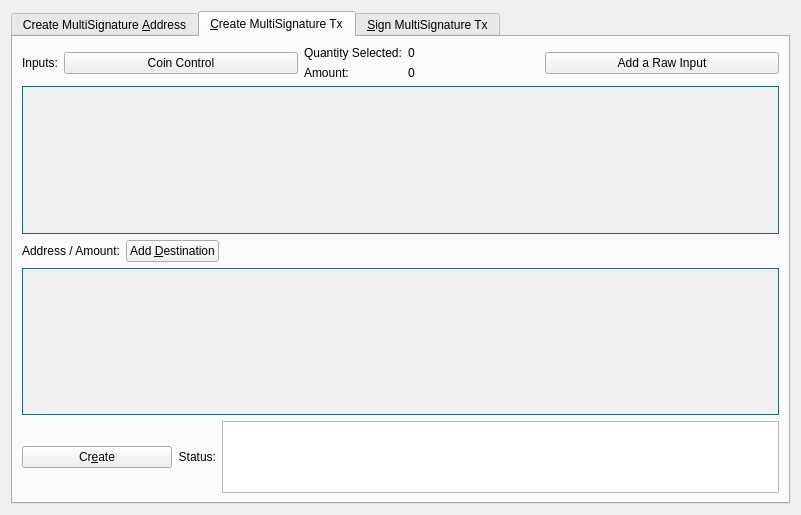
<?xml version="1.0" encoding="UTF-8"?>
<ui version="4.0">
 <class>MultisigDialog</class>
 <widget class="QDialog" name="MultisigDialog">
  <property name="geometry">
   <rect>
    <x>0</x>
    <y>0</y>
    <width>801</width>
    <height>515</height>
   </rect>
  </property>
  <property name="sizePolicy">
   <sizepolicy hsizetype="Fixed" vsizetype="Fixed">
    <horstretch>0</horstretch>
    <verstretch>0</verstretch>
   </sizepolicy>
  </property>
  <property name="windowTitle">
   <string>Multisignature Address Interactions</string>
  </property>
  <layout class="QVBoxLayout" name="verticalLayout_8">
   <item>
    <widget class="QTabWidget" name="multisigTabWidget">
     <property name="styleSheet">
      <string notr="true">QScrollArea{border: 1px solid #256770;}</string>
     </property>
     <property name="currentIndex">
      <number>1</number>
     </property>
     <widget class="QWidget" name="addMultisigTab">
      <property name="sizePolicy">
       <sizepolicy hsizetype="Minimum" vsizetype="Minimum">
        <horstretch>0</horstretch>
        <verstretch>0</verstretch>
       </sizepolicy>
      </property>
      <attribute name="title">
       <string>Create MultiSignature &amp;Address</string>
      </attribute>
      <layout class="QVBoxLayout" name="verticalLayout">
       <item>
        <layout class="QHBoxLayout" name="enterMLayout">
         <item>
          <widget class="QSpinBox" name="enterMSpinbox">
           <property name="sizePolicy">
            <sizepolicy hsizetype="Fixed" vsizetype="Fixed">
             <horstretch>0</horstretch>
             <verstretch>0</verstretch>
            </sizepolicy>
           </property>
           <property name="toolTip">
            <string>How many people must sign to verify a transaction</string>
           </property>
           <property name="minimum">
            <number>1</number>
           </property>
           <property name="maximum">
            <number>15</number>
           </property>
           <property name="value">
            <number>1</number>
           </property>
          </widget>
         </item>
         <item>
          <widget class="QLabel" name="enterMLabel">
           <property name="text">
            <string>Enter the minimum number of signatures required to sign transactions</string>
           </property>
          </widget>
         </item>
        </layout>
       </item>
       <item>
        <layout class="QHBoxLayout" name="addressLabelLayout">
         <item>
          <widget class="QLabel" name="addressLableLabel">
           <property name="text">
            <string>Address Label:</string>
           </property>
          </widget>
         </item>
         <item>
          <widget class="QLineEdit" name="multisigAddressLabel"/>
         </item>
        </layout>
       </item>
       <item>
        <layout class="QHBoxLayout" name="addAddressLayout">
         <item>
          <widget class="QPushButton" name="addAddressButton">
           <property name="toolTip">
            <string>Add another address that could sign to verify a transaction from the multisig address.</string>
           </property>
           <property name="text">
            <string>&amp;Add Address / Key</string>
           </property>
           <property name="icon">
            <iconset resource="../swingbicoin.qrc">
             <normaloff>:/icons/add</normaloff>:/icons/add</iconset>
           </property>
           <property name="autoDefault">
            <bool>false</bool>
           </property>
          </widget>
         </item>
         <item>
          <widget class="QLabel" name="addAddressLabel">
           <property name="sizePolicy">
            <sizepolicy hsizetype="Preferred" vsizetype="Fixed">
             <horstretch>0</horstretch>
             <verstretch>0</verstretch>
            </sizepolicy>
           </property>
           <property name="text">
            <string>Local addresses or public keys that can sign:</string>
           </property>
          </widget>
         </item>
         <item>
          <spacer name="addAddressSpacer_2">
           <property name="orientation">
            <enum>Qt::Horizontal</enum>
           </property>
           <property name="sizeHint" stdset="0">
            <size>
             <width>40</width>
             <height>10</height>
            </size>
           </property>
          </spacer>
         </item>
        </layout>
       </item>
       <item>
        <widget class="QScrollArea" name="addAddressScrollArea">
         <property name="sizePolicy">
          <sizepolicy hsizetype="Preferred" vsizetype="Expanding">
           <horstretch>0</horstretch>
           <verstretch>0</verstretch>
          </sizepolicy>
         </property>
         <property name="widgetResizable">
          <bool>true</bool>
         </property>
         <widget class="QWidget" name="addAddressWidget">
          <property name="geometry">
           <rect>
            <x>0</x>
            <y>0</y>
            <width>759</width>
            <height>166</height>
           </rect>
          </property>
          <layout class="QVBoxLayout" name="verticalLayout_5">
           <item>
            <layout class="QVBoxLayout" name="addressList"/>
           </item>
           <item>
            <spacer name="verticalSpacer">
             <property name="orientation">
              <enum>Qt::Vertical</enum>
             </property>
             <property name="sizeHint" stdset="0">
              <size>
               <width>20</width>
               <height>40</height>
              </size>
             </property>
            </spacer>
           </item>
          </layout>
         </widget>
        </widget>
       </item>
       <item>
        <layout class="QHBoxLayout" name="addMultisigLayout">
         <item>
          <widget class="QPushButton" name="addMultisigButton">
           <property name="sizePolicy">
            <sizepolicy hsizetype="Preferred" vsizetype="Fixed">
             <horstretch>0</horstretch>
             <verstretch>0</verstretch>
            </sizepolicy>
           </property>
           <property name="toolTip">
            <string>Create a new multisig address</string>
           </property>
           <property name="toolTipDuration">
            <number>-3</number>
           </property>
           <property name="text">
            <string>C&amp;reate</string>
           </property>
           <property name="icon">
            <iconset resource="../swingbicoin.qrc">
             <normaloff>:/icons/filesave</normaloff>:/icons/filesave</iconset>
           </property>
           <property name="autoDefault">
            <bool>false</bool>
           </property>
          </widget>
         </item>
         <item>
          <widget class="QLabel" name="label">
           <property name="text">
            <string>Status:</string>
           </property>
          </widget>
         </item>
         <item>
          <widget class="QTextEdit" name="addMultisigStatus">
           <property name="sizePolicy">
            <sizepolicy hsizetype="Expanding" vsizetype="Fixed">
             <horstretch>0</horstretch>
             <verstretch>0</verstretch>
            </sizepolicy>
           </property>
           <property name="maximumSize">
            <size>
             <width>16777215</width>
             <height>75</height>
            </size>
           </property>
           <property name="readOnly">
            <bool>true</bool>
           </property>
           <property name="textInteractionFlags">
            <set>Qt::TextSelectableByKeyboard|Qt::TextSelectableByMouse</set>
           </property>
          </widget>
         </item>
        </layout>
       </item>
       <item>
        <widget class="QLabel" name="label_2">
         <property name="sizePolicy">
          <sizepolicy hsizetype="Preferred" vsizetype="Preferred">
           <horstretch>0</horstretch>
           <verstretch>0</verstretch>
          </sizepolicy>
         </property>
         <property name="text">
          <string>Use below to quickly import an address by its redeem. Don't forget to add a label before clicking import!
Keep in mind, the wallet will rescan the blockchain to find transactions containing the new address.
Please be patient after clicking import.</string>
         </property>
         <property name="scaledContents">
          <bool>false</bool>
         </property>
         <property name="wordWrap">
          <bool>true</bool>
         </property>
        </widget>
       </item>
       <item>
        <layout class="QHBoxLayout" name="importLayout">
         <item>
          <widget class="QPushButton" name="importAddressButton">
           <property name="sizePolicy">
            <sizepolicy hsizetype="Fixed" vsizetype="Fixed">
             <horstretch>0</horstretch>
             <verstretch>0</verstretch>
            </sizepolicy>
           </property>
           <property name="text">
            <string>&amp;Import Redeem</string>
           </property>
           <property name="icon">
            <iconset resource="../swingbicoin.qrc">
             <normaloff>:/icons/receiving_addresses</normaloff>:/icons/receiving_addresses</iconset>
           </property>
          </widget>
         </item>
         <item>
          <widget class="QLineEdit" name="importRedeem">
           <property name="sizePolicy">
            <sizepolicy hsizetype="Preferred" vsizetype="Fixed">
             <horstretch>0</horstretch>
             <verstretch>0</verstretch>
            </sizepolicy>
           </property>
          </widget>
         </item>
        </layout>
       </item>
      </layout>
     </widget>
     <widget class="QWidget" name="createTransactionTab">
      <attribute name="title">
       <string>&amp;Create MultiSignature Tx</string>
      </attribute>
      <layout class="QVBoxLayout" name="verticalLayout_3">
       <item>
        <layout class="QHBoxLayout" name="horizontalLayout_2">
         <item>
          <layout class="QVBoxLayout" name="createTxLayout">
           <item>
            <layout class="QHBoxLayout" name="addTxInputLayout">
             <item>
              <widget class="QLabel" name="addTxInputLabel">
               <property name="sizePolicy">
                <sizepolicy hsizetype="Fixed" vsizetype="Preferred">
                 <horstretch>0</horstretch>
                 <verstretch>0</verstretch>
                </sizepolicy>
               </property>
               <property name="text">
                <string>Inputs:</string>
               </property>
              </widget>
             </item>
             <item>
              <widget class="QPushButton" name="pushButtonCoinControl">
               <property name="sizePolicy">
                <sizepolicy hsizetype="Preferred" vsizetype="Fixed">
                 <horstretch>0</horstretch>
                 <verstretch>0</verstretch>
                </sizepolicy>
               </property>
               <property name="text">
                <string>Coin Control</string>
               </property>
              </widget>
             </item>
             <item>
              <layout class="QFormLayout" name="formLayout_2">
               <property name="rightMargin">
                <number>10</number>
               </property>
               <item row="0" column="0">
                <widget class="QLabel" name="labelQuantity">
                 <property name="text">
                  <string>Quantity Selected:</string>
                 </property>
                </widget>
               </item>
               <item row="0" column="1">
                <widget class="QLabel" name="labelQuantity_int">
                 <property name="text">
                  <string>0</string>
                 </property>
                </widget>
               </item>
               <item row="1" column="0">
                <widget class="QLabel" name="labelAmount">
                 <property name="text">
                  <string>Amount:</string>
                 </property>
                </widget>
               </item>
               <item row="1" column="1">
                <widget class="QLabel" name="labelAmount_int">
                 <property name="text">
                  <string>0</string>
                 </property>
                </widget>
               </item>
              </layout>
             </item>
             <item>
              <widget class="QPushButton" name="addInputButton">
               <property name="sizePolicy">
                <sizepolicy hsizetype="Preferred" vsizetype="Fixed">
                 <horstretch>0</horstretch>
                 <verstretch>0</verstretch>
                </sizepolicy>
               </property>
               <property name="toolTip">
                <string>Add an input to fund the outputs</string>
               </property>
               <property name="text">
                <string>Add a Raw Input</string>
               </property>
               <property name="icon">
                <iconset resource="../swingbicoin.qrc">
                 <normaloff>:/css/default</normaloff>:/css/default</iconset>
               </property>
              </widget>
             </item>
            </layout>
           </item>
           <item>
            <widget class="QScrollArea" name="txInputsScrollArea">
             <property name="sizePolicy">
              <sizepolicy hsizetype="Preferred" vsizetype="Expanding">
               <horstretch>0</horstretch>
               <verstretch>0</verstretch>
              </sizepolicy>
             </property>
             <property name="widgetResizable">
              <bool>true</bool>
             </property>
             <widget class="QWidget" name="txInputsWidget">
              <property name="geometry">
               <rect>
                <x>0</x>
                <y>0</y>
                <width>747</width>
                <height>131</height>
               </rect>
              </property>
              <layout class="QVBoxLayout" name="verticalLayout_7">
               <item>
                <layout class="QVBoxLayout" name="inputsList"/>
               </item>
               <item>
                <spacer name="txInputsSpacer">
                 <property name="orientation">
                  <enum>Qt::Vertical</enum>
                 </property>
                 <property name="sizeHint" stdset="0">
                  <size>
                   <width>20</width>
                   <height>80</height>
                  </size>
                 </property>
                </spacer>
               </item>
              </layout>
             </widget>
            </widget>
           </item>
           <item>
            <layout class="QHBoxLayout" name="addDestinationLayout">
             <item>
              <widget class="QLabel" name="addDestinationLabel">
               <property name="text">
                <string>Address / Amount:</string>
               </property>
              </widget>
             </item>
             <item>
              <widget class="QPushButton" name="addDestinationButton">
               <property name="sizePolicy">
                <sizepolicy hsizetype="Fixed" vsizetype="Fixed">
                 <horstretch>0</horstretch>
                 <verstretch>0</verstretch>
                </sizepolicy>
               </property>
               <property name="toolTip">
                <string>Add destinations to send SWBI to</string>
               </property>
               <property name="text">
                <string>Add &amp;Destination</string>
               </property>
               <property name="icon">
                <iconset resource="../swingbicoin.qrc">
                 <normaloff>:/icons/add</normaloff>:/icons/add</iconset>
               </property>
              </widget>
             </item>
             <item>
              <spacer name="addDestinationHorizontalSpacer">
               <property name="orientation">
                <enum>Qt::Horizontal</enum>
               </property>
               <property name="sizeHint" stdset="0">
                <size>
                 <width>40</width>
                 <height>20</height>
                </size>
               </property>
              </spacer>
             </item>
            </layout>
           </item>
           <item>
            <widget class="QScrollArea" name="destionationsScrollArea">
             <property name="sizePolicy">
              <sizepolicy hsizetype="Expanding" vsizetype="Expanding">
               <horstretch>0</horstretch>
               <verstretch>0</verstretch>
              </sizepolicy>
             </property>
             <property name="widgetResizable">
              <bool>true</bool>
             </property>
             <widget class="QWidget" name="destinationsScrollAreaContents">
              <property name="geometry">
               <rect>
                <x>0</x>
                <y>0</y>
                <width>747</width>
                <height>130</height>
               </rect>
              </property>
              <layout class="QVBoxLayout" name="verticalLayout_11">
               <item>
                <layout class="QVBoxLayout" name="destinationsList"/>
               </item>
               <item>
                <spacer name="destinationsSpacer">
                 <property name="orientation">
                  <enum>Qt::Vertical</enum>
                 </property>
                 <property name="sizeHint" stdset="0">
                  <size>
                   <width>20</width>
                   <height>20</height>
                  </size>
                 </property>
                </spacer>
               </item>
              </layout>
             </widget>
            </widget>
           </item>
           <item>
            <layout class="QHBoxLayout" name="horizontalLayout_4">
             <item>
              <widget class="QPushButton" name="createButton">
               <property name="sizePolicy">
                <sizepolicy hsizetype="Fixed" vsizetype="Fixed">
                 <horstretch>0</horstretch>
                 <verstretch>0</verstretch>
                </sizepolicy>
               </property>
               <property name="minimumSize">
                <size>
                 <width>150</width>
                 <height>0</height>
                </size>
               </property>
               <property name="toolTip">
                <string>Create a transaction object using the given inputs to the given outputs</string>
               </property>
               <property name="text">
                <string>Cr&amp;eate</string>
               </property>
               <property name="icon">
                <iconset resource="../swingbicoin.qrc">
                 <normaloff>:/icons/export</normaloff>:/icons/export</iconset>
               </property>
               <property name="autoDefault">
                <bool>false</bool>
               </property>
               <property name="default">
                <bool>true</bool>
               </property>
              </widget>
             </item>
             <item>
              <widget class="QLabel" name="createButtonLabel">
               <property name="sizePolicy">
                <sizepolicy hsizetype="Fixed" vsizetype="Preferred">
                 <horstretch>0</horstretch>
                 <verstretch>0</verstretch>
                </sizepolicy>
               </property>
               <property name="text">
                <string>Status:</string>
               </property>
               <property name="alignment">
                <set>Qt::AlignRight|Qt::AlignTrailing|Qt::AlignVCenter</set>
               </property>
              </widget>
             </item>
             <item>
              <widget class="QTextEdit" name="createButtonStatus">
               <property name="sizePolicy">
                <sizepolicy hsizetype="Expanding" vsizetype="Minimum">
                 <horstretch>0</horstretch>
                 <verstretch>0</verstretch>
                </sizepolicy>
               </property>
               <property name="maximumSize">
                <size>
                 <width>16777215</width>
                 <height>16777215</height>
                </size>
               </property>
               <property name="sizeAdjustPolicy">
                <enum>QAbstractScrollArea::AdjustToContents</enum>
               </property>
               <property name="readOnly">
                <bool>true</bool>
               </property>
              </widget>
             </item>
            </layout>
           </item>
          </layout>
         </item>
         <item>
          <layout class="QHBoxLayout" name="horizontalLayout_3"/>
         </item>
        </layout>
       </item>
      </layout>
     </widget>
     <widget class="QWidget" name="signMultisigTransaction">
      <property name="styleSheet">
       <string notr="true">txScrollArea:{
	border: 1px solid #256770;
}
keyScrollArea:{
	border: 1px solid #256770;
}
txScrollArea:{
	border: 1px solid #256770;
}</string>
      </property>
      <attribute name="title">
       <string>&amp;Sign MultiSignature Tx</string>
      </attribute>
      <layout class="QVBoxLayout" name="verticalLayout_4">
       <item>
        <layout class="QHBoxLayout" name="transactionHexLayout">
         <item>
          <widget class="QLabel" name="transactionHexLabel">
           <property name="text">
            <string>Transaction Hex:</string>
           </property>
          </widget>
         </item>
         <item>
          <widget class="QLineEdit" name="transactionHex">
           <property name="toolTip">
            <string/>
           </property>
          </widget>
         </item>
        </layout>
       </item>
       <item>
        <layout class="QHBoxLayout" name="horizontalLayout">
         <item>
          <layout class="QVBoxLayout" name="verticalLayout_2">
           <item>
            <layout class="QHBoxLayout" name="horizontalLayout_7">
             <item>
              <widget class="QPushButton" name="signButton">
               <property name="sizePolicy">
                <sizepolicy hsizetype="Preferred" vsizetype="Fixed">
                 <horstretch>0</horstretch>
                 <verstretch>0</verstretch>
                </sizepolicy>
               </property>
               <property name="minimumSize">
                <size>
                 <width>150</width>
                 <height>0</height>
                </size>
               </property>
               <property name="toolTip">
                <string>Sign the transaction from this wallet or from provided private keys</string>
               </property>
               <property name="text">
                <string>S&amp;ign</string>
               </property>
               <property name="icon">
                <iconset resource="../swingbicoin.qrc">
                 <normaloff>:/icons/edit</normaloff>:/icons/edit</iconset>
               </property>
               <property name="autoDefault">
                <bool>false</bool>
               </property>
               <property name="default">
                <bool>true</bool>
               </property>
              </widget>
             </item>
             <item>
              <widget class="QPushButton" name="commitButton">
               <property name="enabled">
                <bool>false</bool>
               </property>
               <property name="sizePolicy">
                <sizepolicy hsizetype="Preferred" vsizetype="Fixed">
                 <horstretch>0</horstretch>
                 <verstretch>0</verstretch>
                </sizepolicy>
               </property>
               <property name="toolTip">
                <string>&lt;html&gt;&lt;head/&gt;&lt;body&gt;&lt;p&gt;DISABLED until transaction has been signed enough times.&lt;/p&gt;&lt;/body&gt;&lt;/html&gt;</string>
               </property>
               <property name="autoFillBackground">
                <bool>false</bool>
               </property>
               <property name="text">
                <string>Co&amp;mmit</string>
               </property>
               <property name="icon">
                <iconset resource="../swingbicoin.qrc">
                 <normaloff>:/icons/send</normaloff>:/icons/send</iconset>
               </property>
               <property name="autoDefault">
                <bool>true</bool>
               </property>
              </widget>
             </item>
             <item>
              <layout class="QHBoxLayout" name="addPrivKeyLayout">
               <item>
                <widget class="QPushButton" name="addPrivKeyButton">
                 <property name="sizePolicy">
                  <sizepolicy hsizetype="Fixed" vsizetype="Fixed">
                   <horstretch>0</horstretch>
                   <verstretch>0</verstretch>
                  </sizepolicy>
                 </property>
                 <property name="toolTip">
                  <string>Add private keys to sign the transaction with</string>
                 </property>
                 <property name="text">
                  <string>Add Private &amp;Key</string>
                 </property>
                 <property name="icon">
                  <iconset resource="../swingbicoin.qrc">
                   <normaloff>:/icons/add</normaloff>:/icons/add</iconset>
                 </property>
                </widget>
               </item>
               <item>
                <widget class="QLabel" name="addPrivKeyLabel">
                 <property name="text">
                  <string>Sign with only private keys (Not Recommened)</string>
                 </property>
                </widget>
               </item>
              </layout>
             </item>
            </layout>
           </item>
           <item>
            <layout class="QHBoxLayout" name="horizontalLayout_5">
             <item>
              <widget class="QLabel" name="signButtonStatusLabel">
               <property name="text">
                <string>Status:</string>
               </property>
              </widget>
             </item>
             <item>
              <widget class="QTextEdit" name="signButtonStatus">
               <property name="sizePolicy">
                <sizepolicy hsizetype="Expanding" vsizetype="Preferred">
                 <horstretch>0</horstretch>
                 <verstretch>0</verstretch>
                </sizepolicy>
               </property>
               <property name="maximumSize">
                <size>
                 <width>16777215</width>
                 <height>16777215</height>
                </size>
               </property>
               <property name="verticalScrollBarPolicy">
                <enum>Qt::ScrollBarAsNeeded</enum>
               </property>
               <property name="readOnly">
                <bool>true</bool>
               </property>
               <property name="textInteractionFlags">
                <set>Qt::TextSelectableByKeyboard|Qt::TextSelectableByMouse</set>
               </property>
              </widget>
             </item>
            </layout>
           </item>
           <item>
            <widget class="QScrollArea" name="keyScrollArea">
             <property name="sizePolicy">
              <sizepolicy hsizetype="Expanding" vsizetype="Expanding">
               <horstretch>0</horstretch>
               <verstretch>0</verstretch>
              </sizepolicy>
             </property>
             <property name="sizeAdjustPolicy">
              <enum>QAbstractScrollArea::AdjustToContents</enum>
             </property>
             <property name="widgetResizable">
              <bool>true</bool>
             </property>
             <widget class="QWidget" name="keyScrollAreaContents">
              <property name="geometry">
               <rect>
                <x>0</x>
                <y>0</y>
                <width>755</width>
                <height>168</height>
               </rect>
              </property>
              <layout class="QVBoxLayout" name="verticalLayout_9">
               <item>
                <layout class="QVBoxLayout" name="keyList"/>
               </item>
               <item>
                <spacer name="keySpacer">
                 <property name="orientation">
                  <enum>Qt::Vertical</enum>
                 </property>
                 <property name="sizeHint" stdset="0">
                  <size>
                   <width>20</width>
                   <height>20</height>
                  </size>
                 </property>
                </spacer>
               </item>
              </layout>
             </widget>
            </widget>
           </item>
          </layout>
         </item>
        </layout>
       </item>
      </layout>
     </widget>
    </widget>
   </item>
  </layout>
 </widget>
 <resources>
  <include location="../swingbicoin.qrc"/>
 </resources>
 <connections/>
</ui>
